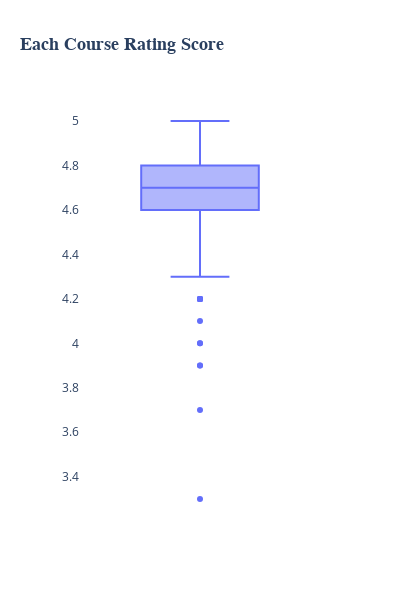

Write notebook code for a chart like this one.
### Markdown cell above
Let's take another look at the **distribution of course ratings among all courses**. **The median rating score is 4.7**, with the highest possible score being 5. The lower fence is set at 4.3. However, there are six outliers below this lower fence. The lowest score recorded is 3.3:

### Code cell
fig_rating = px.box(coursera_data, y="course_rating", title="Each Course Rating Score")
fig_rating.update_layout(
    title=dict(font=dict(size=18, family="Arial", weight="bold")),
    width=400,
    height=600,
    plot_bgcolor="white",
    xaxis=dict(showgrid=False),
    yaxis=dict(showgrid=False, title=""),
)
fig_rating.show()

### Figure 1 — Plotly figure (JSON) as saved in the notebook; plotly's stock layout.template omitted (floating-point values rounded to 4 significant figures; data arrays with more than 128 entries replaced by an {"elided": "..."} marker saying what was removed)
{"data": [{"alignmentgroup": "True", "hovertemplate": "course_rating=%{y}<extra></extra>", "legendgroup": "", "marker": {"color": "#636efa"}, "name": "", "notched": false, "offsetgroup": "", "orientation": "v", "showlegend": false, "type": "box", "x0": " ", "xaxis": "x", "y": {"elided": "891 float values"}, "y0": " ", "yaxis": "y"}], "layout": {"boxmode": "group", "height": 600, "legend": {"tracegroupgap": 0}, "plot_bgcolor": "white", "title": {"font": {"family": "Arial", "size": 18, "weight": "bold"}, "text": "Each Course Rating Score"}, "width": 400, "xaxis": {"anchor": "y", "domain": [0, 1], "showgrid": false}, "yaxis": {"anchor": "x", "domain": [0, 1], "showgrid": false, "title": {"text": ""}}}}
